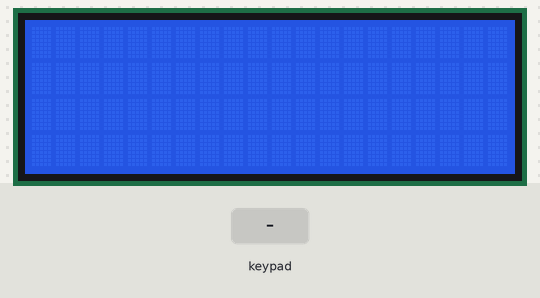
Recording of a sketch running on a simulated Arduino Uno, built with avr-gcc and run on an emulated ATmega328P. On the bench: 20×4 character LCD. Inputs (shaded band) come from the test bench.

Above: at 1.2 s.
1.3 s: keypad keys 5 4 3 2 # pressed 0.4 s apart
At 4.3 s:
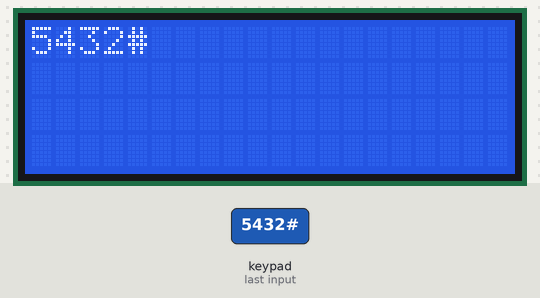
4.8 s: key 'A' pressed
At 5.8 s:
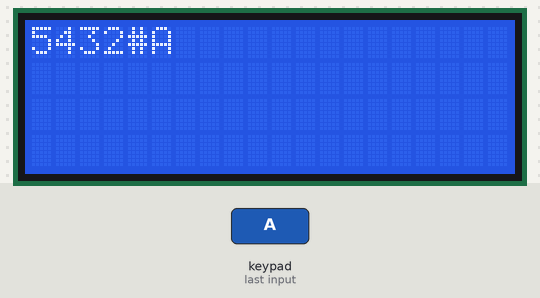
6.3 s: key 'B' pressed
At 7.0 s:
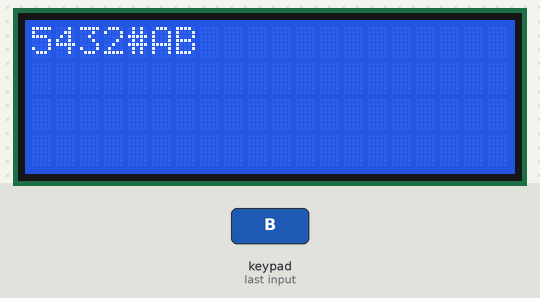
7.8 s: keypad keys 5 4 3 2 * pressed 0.4 s apart
At 10.2 s:
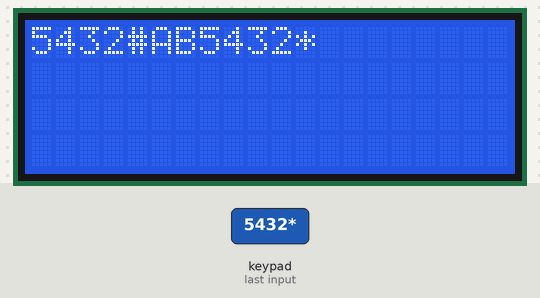
11.3 s: key 'C' pressed
12.8 s: keypad keys 5 4 3 2 A pressed 0.4 s apart
At 15.4 s:
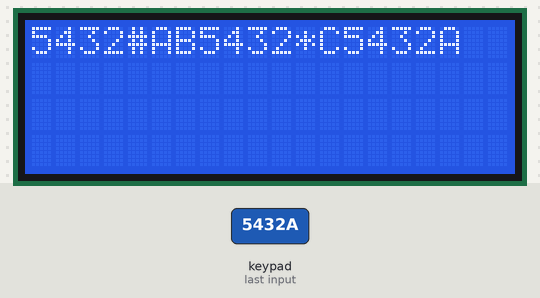
Timing chart, 0 to 16.9 s (numbered marks = the images above; inputs shaded):
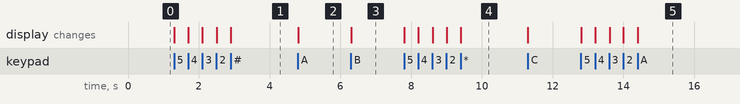

Measured:
- after the input at 1.3 s, the display: first changes at once (image 1 shows a later state)
- after the input at 4.8 s, the display: changes at once (image 2)
- after the input at 6.3 s, the display: changes at once (image 3)
- after the input at 7.8 s, the display: first changes at once (image 4 shows a later state)
- after the input at 12.8 s, the display: first changes at once (image 5 shows a later state)

The sketch:

2004display-4x4keypad.ino
```cpp
#include <Keypad.h>
#include <Wire.h>
#include <LiquidCrystal_I2C.h>

LiquidCrystal_I2C lcd(0x27, 20, 4);

const byte ROWS = 4;
const byte COLS = 4;
char keys[ROWS][COLS] = {
  {'1','2','3', 'A'},
  {'4','5','6', 'B'},
  {'7','8','9', 'C'},
  {'*','0','#', 'D'}
};
byte rowPins[ROWS] = {5, 4, 3, 2};
byte colPins[COLS] = {9, 8, 7, 6};

Keypad keypad = Keypad( makeKeymap(keys), rowPins, colPins, ROWS, COLS );

void setup(){
  lcd.begin();
  lcd.backlight();
  lcd.setCursor(0,0);
}

void loop(){
  char key = keypad.getKey();
  if (key){
    lcd.print(key);
  }
}
```
